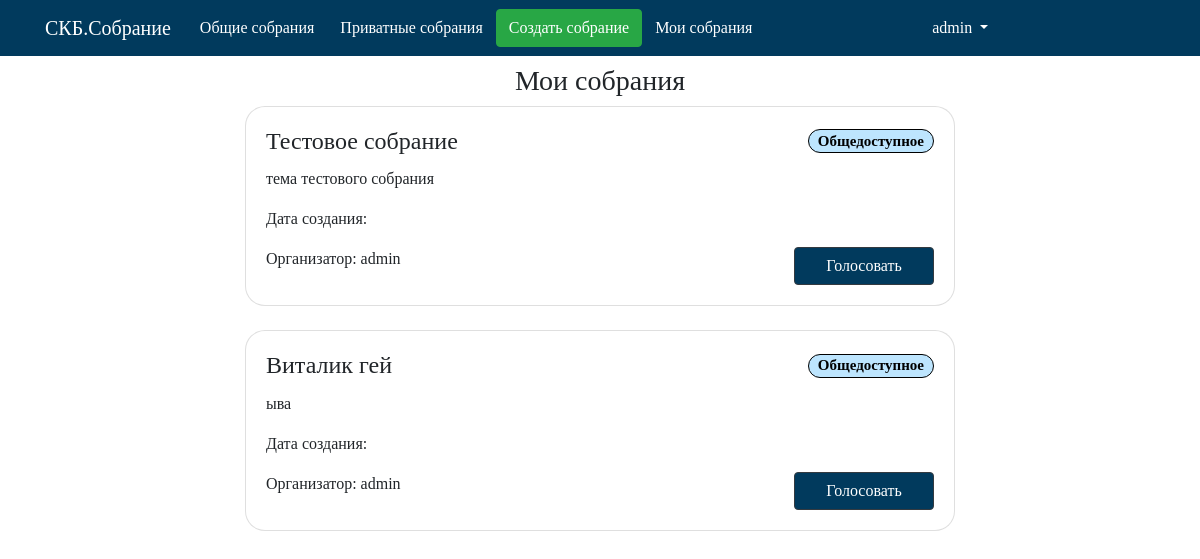
Page /maket/my_meetings/ (signed in) on the earlier database version.
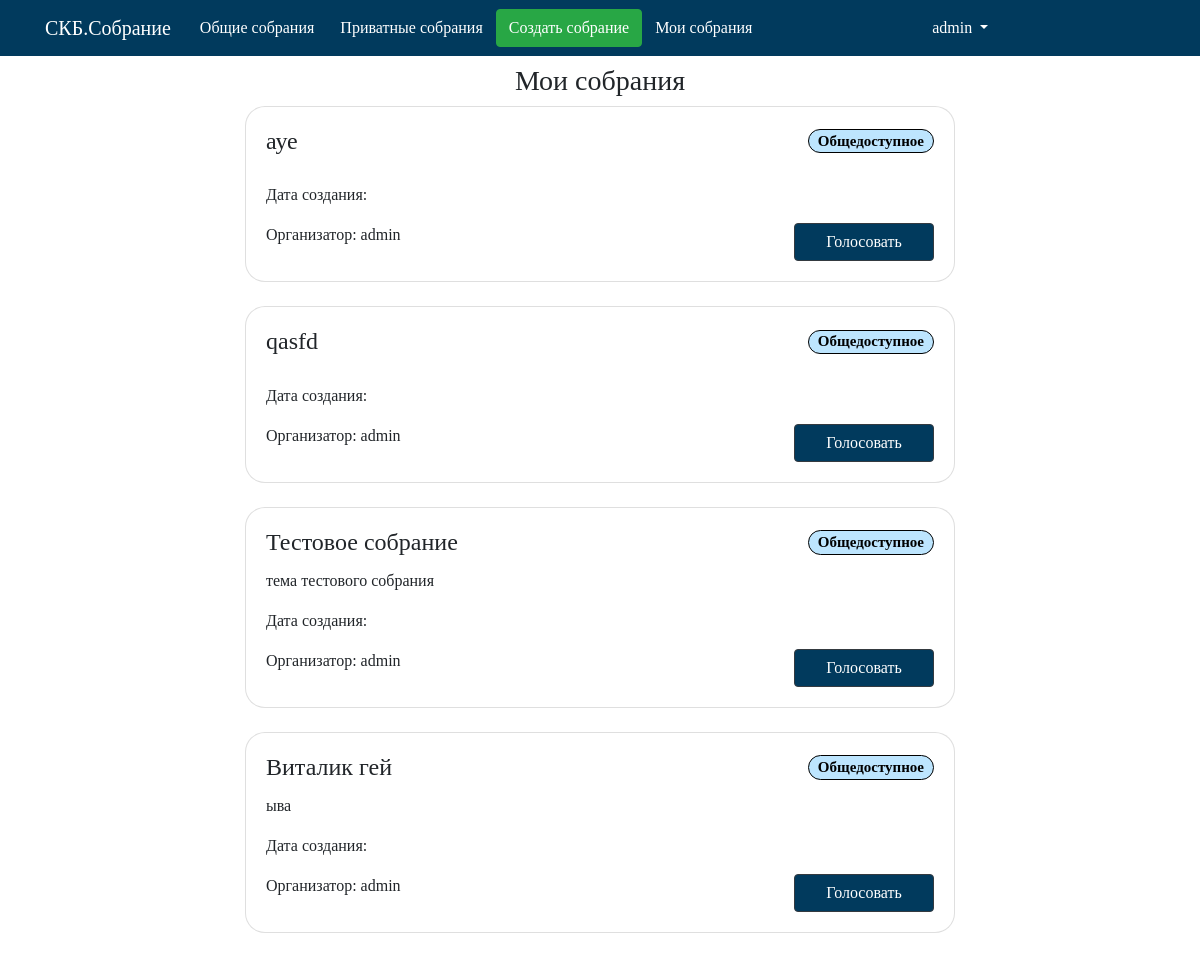
Same page on the later database version.
### maket/models.py (models this page shows, shortened)
class Collect(models.Model):  # Собрание
    name = models.CharField('Название собрания', max_length=100, db_index=True,primary_key=True)
    tpesobr = models.CharField('Тип собрания',max_length= 20,default='Общедоступное')
    user = models.ForeignKey(User,verbose_name='Организатор',on_delete=models.CASCADE,unique=False)
    theme = models.CharField('Тема собрания', max_length=250)
    description = models.CharField('Описание собрания',max_length=500)
    duration = models.TimeField(verbose_name='Длительность')
    slug = models.SlugField(blank=True)
    def get_absolute_url(self):
        return reverse('vote_meeting_url', kwargs={'meeting_slug': self.slug})

### maket/views.py (the view)
# urls.py: path('my_meetings/', my_meetings_list, name='my_meetings_list_url'),
def my_meetings_list(request):
    my_meets_list = Collect.objects.filter(user__username=request.user.username)
    my_meets_list = my_meets_list[::-1]
    context = {'my_meets_list': my_meets_list}
    return render(request, 'maket/my_meetings.html', context)

### maket/templates/maket/my_meetings.html
{% extends 'maket/base.html' %}
{% block menu %}
{% include 'maket/includes/nav.html' %}
{% endblock %}
{% block name %}
    Мои собрания
{% endblock %}
{% block content %}
{% if not my_meets_list %}
<h4 align="center"> <p class="text-danger">У Вас пока нет созданных собраний</p> </h4>
{% else %}
{% for col in my_meets_list %}
    {% include 'maket/includes/base_card.html' %}
{% endfor %}
{% endif %}
{% endblock %}

### maket/templates/maket/includes/base_card.html
<div class="col-md-8 offset-md-2" >
    <div class="card mb-4">
        <div class="card-body">
            <div class="row">
                <h4 class="card-title col">{{ col.name }} </h4>
                <h5 class="card-title col  text-right"><span class="badge badge-pill badge-info" data-toggle="tooltip" data-placement="right" title="Собрание доступно всем пользователям">{{ col.tpesobr }}</span></h5>
            </div>
            <p class="card-text "> {{ col.theme }}</p>
            <p class="card-text "> Дата создания: {{ col.data }}</p>
            <div class="row">
                <div class=" col">
                    Организатор: {{ col.user }}
                </div>
                <div class="col text-right">
                    <a href="{{ col.get_absolute_url }}" class="btn btn-dark mr-0 vote">Голосовать</a>
                </div>
            </div>
        </div>
    </div>
</div>

Differences in the rows shown:
added Collect: name "ауе", tpesobr "Общедоступное", user "admin"
added Collect: name "qasfd", tpesobr "Общедоступное", user "admin"
